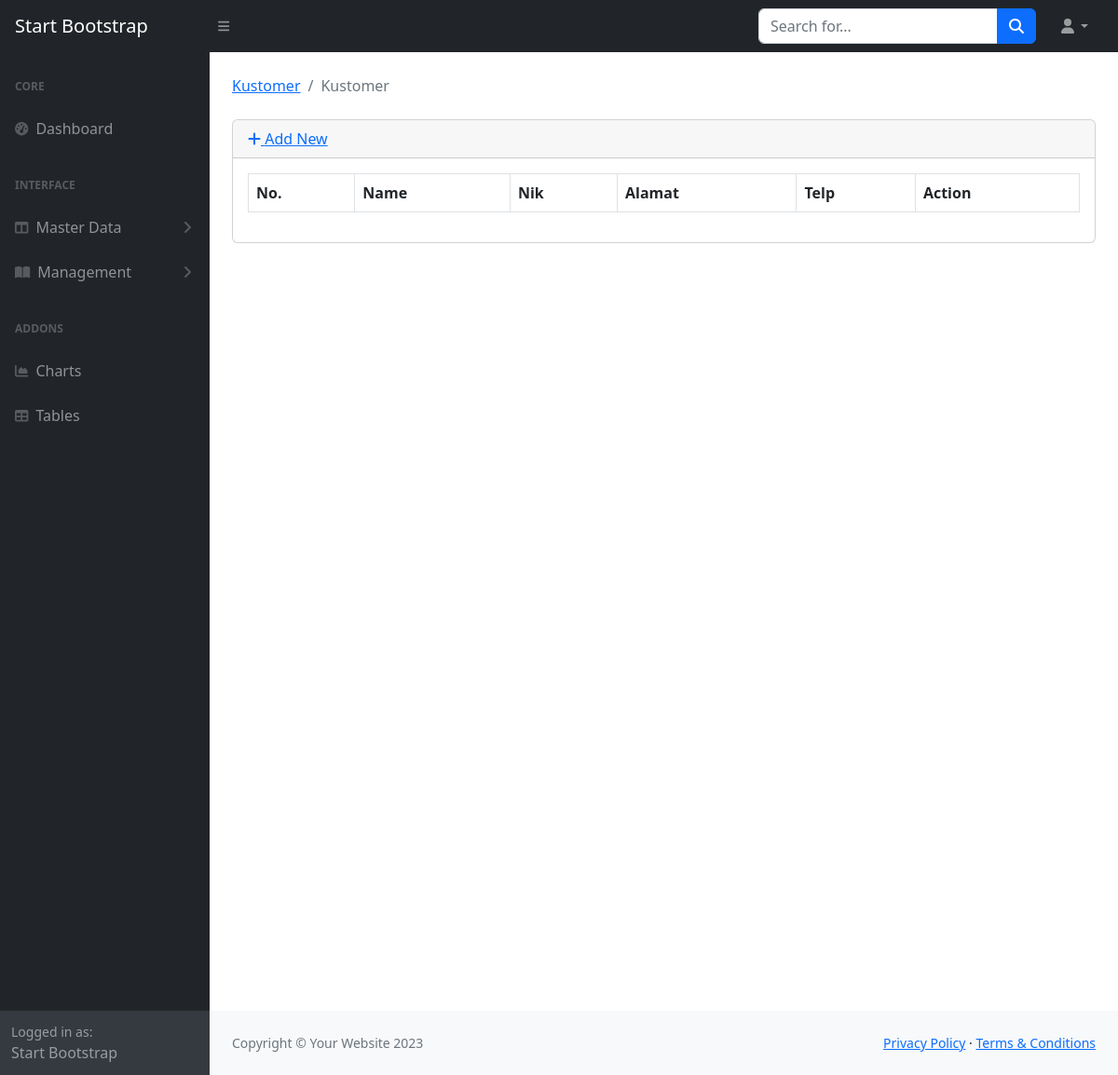
The app's page /index.php/kustomer, older data.
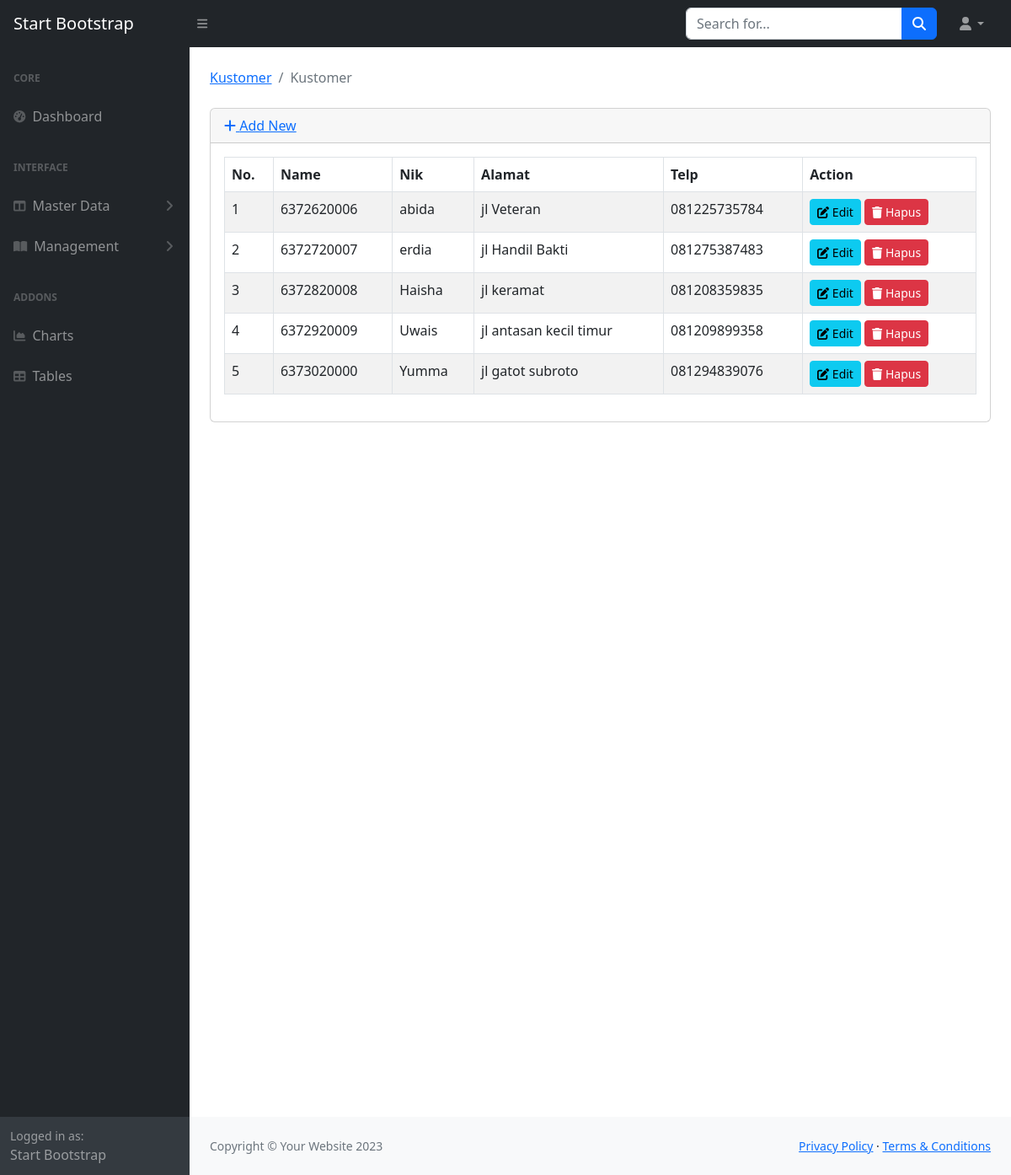
The same page, newer data.
### tables this page shows
CREATE TABLE `kustomer` (
  `id` int NOT NULL,
  `nik` char(20) DEFAULT NULL,
  `name` char(100) DEFAULT NULL,
  `alamat` varchar(255) DEFAULT NULL,
  `telp` char(20) DEFAULT NULL
);

### application/views/template/main.php (called while the page is built)
<?php
$this->load->view('template/header');
$this->load->view('template/navbar');
$this->load->view('template/sidebar');
$this->load->view($content);
$this->load->view('template/footer');

### application/controllers/Kustomer.php (called while the page is built, shortened)
<?php
class Kustomer extends CI_Controller{
    public function __construct()
    {
        $this->load->model('Kustomer_model');
        $this->load->library('form_validation');
    }
    public function index()
    {
        $data = array(
            'title' => 'Kustomer',
            'userlog' => infoLogin(),
            'kustomer' => $this->Kustomer_model->getAll(),
            'content' => 'kustomer/index'
        );
        $this->load->view('template/main', $data);
    }
}

### index.php (called while the page is built, shortened)
<?php
require_once BASEPATH.'core/CodeIgniter.php';

### application/helpers/pos_helper.php (called while the page is built, shortened)
<?php
function infoLogin(){
  $ci = get_instance();
  return $ci->db->get_where('user', ['username' => $ci->session->userdata('username')])->row_array();
}
?>

### application/models/Kustomer_model.php (called while the page is built, shortened)
<?php defined('BASEPATH') or exit('No direct script access allowed');
class Kustomer_model extends CI_Model
{
  protected $_table = 'kustomer';
  public function getAll()
  {
    return $this->db->get($this->_table)->result();
  }
}

### application/views/kustomer/index.php (the view, shortened to what this page needs)
<main>
  <div class="container-fluid px-4">
    <ol class="breadcrumb mb-4">
      <li class="breadcrumb-item"><a href="<?php echo site_url('kustomer') ?>">Kustomer</a></li>
      <li class="breadcrumb-item active"><?php echo $title; ?></li>
    </ol>
    <div class="card mb-4">
      <div class="card-header">
        <a href="<?php echo site_url('kustomer/add'); ?>"><i class="fas fa-plus"></i> Add New</a>
      </div>
      <div class="card-body">
        <div class="table-responsive">
          <table class="table table-striped table-bordered table-hover" id="tabelkelas" width="100%" cellspacing="0">
            <thead>
              <tr>
                <th>No.</th>
                <th>Name</th>
                <th>Nik</th>
                <th>Alamat</th>
                <th>Telp</th>
                <th>Action</th>
              </tr>
            </thead>
            <tbody>
              <?php
              $no = 1;
              foreach ($kustomer as $kustomer) {
                echo "<tr>
                  <td>{$no}</td>
                  <td>{$kustomer->nik}</td>
                  <td>{$kustomer->name}</td>
                  <td>{$kustomer->alamat}</td>
                  <td>{$kustomer->telp}</td>
                  <td>
                    <div>
                      <a href='" . base_url('kustomer/getedit/' . $kustomer->id) . "' class='btn btn-sm btn-info'><i class='fas fa-edit'></i> Edit</a>
                      <a href='" . base_url('kustomer/delete/' . $kustomer->id) . "' class='btn btn-sm btn-danger'
                        onclick='return confirm(\"Ingin mengapus data kustomer ini?\");'><i class='fas fa-trash'></i> Hapus</a>
                    </div>
                  </td>
                </tr>";
                $no++;
              } ?>
            </tbody>
          </table>
        </div>
      </div>
    </div>
    <div style="height: 100vh;"></div>
  </div>
</main>

### application/views/template/header.php (shortened to what this page needs)
<!DOCTYPE html>
<html lang="en">
<head>
  <link href="<?= base_url('assets/css/styles.css') ?>" rel="stylesheet" />
</head>
<body>

### application/views/template/navbar.php (shortened to what this page needs)
<nav class="sb-topnav navbar navbar-expand navbar-dark bg-dark">
  <a class="navbar-brand ps-3" href="index.html">Start Bootstrap</a>
  <button class="btn btn-link btn-sm order-1 order-lg-0 me-4 me-lg-0" id="sidebarToggle" href="#!"><i class="fas fa-bars"></i></button>
  <form class="d-none d-md-inline-block form-inline ms-auto me-0 me-md-3 my-2 my-md-0">
    <div class="input-group">
      <input class="form-control" type="text" placeholder="Search for..." aria-label="Search for..." aria-describedby="btnNavbarSearch" />
      <button class="btn btn-primary" id="btnNavbarSearch" type="button"><i class="fas fa-search"></i></button>
    </div>
  </form>
  <ul class="navbar-nav ms-auto ms-md-0 me-3 me-lg-4">
    <li class="nav-item dropdown">
      <a class="nav-link dropdown-toggle" id="navbarDropdown" href="#" role="button" data-bs-toggle="dropdown" aria-expanded="false"><i class="fas fa-user fa-fw"></i></a>
    </li>
  </ul>
</nav>

### application/views/template/sidebar.php (shortened to what this page needs)
<div id="layoutSidenav">
  <div id="layoutSidenav_nav">
    <nav class="sb-sidenav accordion sb-sidenav-dark" id="sidenavAccordion">
      <div class="sb-sidenav-menu">
        <div class="nav">
          <div class="sb-sidenav-menu-heading">Core</div>
          <a class="nav-link" href="<?php echo site_url('menu'); ?>">
            <div class="sb-nav-link-icon"><i class="fas fa-tachometer-alt"></i></div>
            Dashboard
          </a>
          <div class="sb-sidenav-menu-heading">Interface</div>
          <a class="nav-link collapsed" href="#" data-bs-toggle="collapse" data-bs-target="#collapseLayouts" aria-expanded="false" aria-controls="collapseLayouts">
            <div class="sb-nav-link-icon"><i class="fas fa-columns"></i></div>
            Master Data
            <div class="sb-sidenav-collapse-arrow"><i class="fas fa-angle-down"></i></div>
          </a>
          <a class="nav-link collapsed" href="#" data-bs-toggle="collapse" data-bs-target="#collapsePages" aria-expanded="false" aria-controls="collapsePages">
            <div class="sb-nav-link-icon"><i class="fas fa-book-open"></i></div>
            Management
            <div class="sb-sidenav-collapse-arrow"><i class="fas fa-angle-down"></i></div>
          </a>
          <div class="sb-sidenav-menu-heading">Addons</div>
          <a class="nav-link" href="charts.html">
            <div class="sb-nav-link-icon"><i class="fas fa-chart-area"></i></div>
            Charts
          </a>
          <a class="nav-link" href="tables.html">
            <div class="sb-nav-link-icon"><i class="fas fa-table"></i></div>
            Tables
          </a>
        </div>
      </div>
      <div class="sb-sidenav-footer">
        <div class="small">Logged in as:</div>
        Start Bootstrap
      </div>
    </nav>
  </div>
  <div id="layoutSidenav_content">

### application/views/template/footer.php (shortened to what this page needs)
<footer class="py-4 bg-light mt-auto">
  <div class="container-fluid px-4">
    <div class="d-flex align-items-center justify-content-between small">
      <div class="text-muted">Copyright &copy; Your Website 2023</div>
      <div>
        <a href="#">Privacy Policy</a>
        &middot;
        <a href="#">Terms &amp; Conditions</a>
      </div>
    </div>
  </div>
</footer>
</div>
</div>
</body>
</html>

Row changes from the older to the newer data that the page shows:
added kustomer: nik "6372620006", name "abida", alamat "jl Veteran", telp "081225735784"
added kustomer: nik "6372720007", name "erdia", alamat "jl Handil Bakti", telp "081275387483"
added kustomer: nik "6372820008", name "Haisha", alamat "jl keramat", telp "081208359835"
added kustomer: nik "6372920009", name "Uwais", alamat "jl antasan kecil timur", telp "081209899358"
added kustomer: nik "6373020000", name "Yumma", alamat "jl gatot subroto", telp "081294839076"
